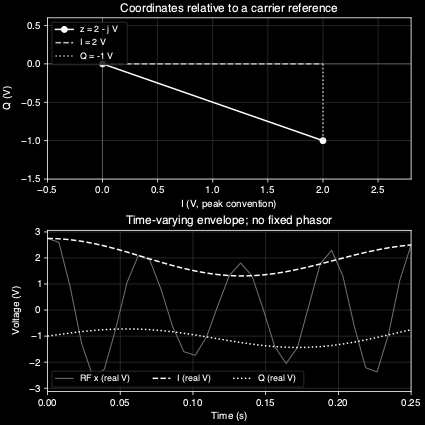
#> input picture 电子电路/80-实践/18-IQ与频谱/assets/IQ-objects-425-dark.png, 425 x 425 px, given in place of IQ-objects-360.png, which was not available; the run also reads 1 picture not shown here
$ python build_visuals.py --output out.png
#> lines starting #> are read from the running program, lines starting #| are printed output that depends on the picture; pictures that were not available may be replaced by others from this repository, and a replacement may not be noted
### 电子电路/80-实践/18-IQ与频谱/iq.py
"""Peak-voltage IQ convention; no I/O or third-party imports at import time."""
import cmath
import math
import numbers

MAX_SAMPLES = 4096

def real(value, name):
    if isinstance(value, bool) or not isinstance(value, numbers.Real):
        raise ValueError(name + ' must be real, not bool or complex')
    try:
        out = float(value)
    except (OverflowError, ValueError):
        raise ValueError(name + ' must be finite') from None
    if not math.isfinite(out):
        raise ValueError(name + ' must be finite')
    return out

def series(values, complex_ok=False):
    """Bound an iterator before conversion; reject shape/type/nonfinite first."""
    result = []
    try:
        iterator = iter(values)
    except TypeError:
        raise ValueError('samples must be an iterable of numeric scalars') from None
    for value in iterator:
        if len(result) == MAX_SAMPLES:
            raise ValueError('sample budget exceeded')
        if complex_ok:
            if isinstance(value, bool) or not isinstance(value, numbers.Complex):
                raise ValueError('samples must be numeric scalars')
            a, b = real(value.real, 'real part'), real(value.imag, 'imag part')
            result.append(complex(a, b))
        else:
            result.append(real(value, 'sample'))
    n = len(result)
    if n < 2 or n & (n - 1):
        raise ValueError('length must be a power of two, 2..4096')
    return result

def checked(values):
    if any(not math.isfinite(v.real) or not math.isfinite(v.imag) for v in values):
        raise ValueError('derived numeric overflow')
    return values

def fft(values, inverse=False):
    """Radix-2 FFT, unscaled forward and 1/N inverse, finite bounded complex data."""
    if not isinstance(inverse, bool):
        raise ValueError('inverse must be bool')
    a = series(values, True)
    n, j = len(a), 0
    for i in range(1, n):
        bit = n >> 1
        while j & bit:
            j ^= bit
            bit >>= 1
        j ^= bit
        if i < j:
            a[i], a[j] = a[j], a[i]
    length = 2
    while length <= n:
        root = cmath.exp((2j if inverse else -2j) * math.pi / length)
        for start in range(0, n, length):
            w = 1 + 0j
            for k in range(length // 2):
                u, v = a[start+k], a[start+k+length//2]*w
                a[start+k], a[start+k+length//2] = u+v, u-v
                w *= root
        checked(a)
        length *= 2
    return checked([v/n for v in a] if inverse else a)

def rates(fs, frequency, phase=0):
    fs, frequency, phase = real(fs, 'fs'), real(frequency, 'frequency'), real(phase, 'phase')
    if fs <= 0 or not 0 < frequency/fs < .5:
        raise ValueError('require fs>0 and 0<frequency<fs/2')
    return fs, frequency/fs, phase

def upconvert(envelope, fs, carrier):
    z = series(envelope, True)
    _, ratio, _ = rates(fs, carrier)
    return [v.real for v in checked([a*cmath.exp(2j*math.pi*ratio*n) for n,a in enumerate(z)])]

def mix(samples, fs, lo, phase=0):
    """2*x*exp(-j*(2*pi*fLO*n/fs+phase)); output is intentionally complex."""
    x = series(samples)
    _, ratio, phase = rates(fs, lo, phase)
    # Reduce phase before combining; huge finite phase never overflows the sum.
    phase = math.remainder(phase, 2*math.pi)
    return checked([2*a*cmath.exp(-1j*(2*math.pi*ratio*n+phase)) for n,a in enumerate(x)])

def bin_lowpass(values, fs, cutoff):
    a = series(values, True)
    fs, cutoff = real(fs, 'fs'), real(cutoff, 'cutoff')
    if fs <= 0 or not 0 <= cutoff/fs < .5:
        raise ValueError('require fs>0 and 0<=cutoff<fs/2')
    n = len(a)
    spectrum = fft(a)
    bound = cutoff/fs
    return fft([v if abs((k if k < n//2 else k-n)/n) <= bound else 0j
                for k,v in enumerate(spectrum)], inverse=True)

def demodulate(samples, fs, lo, cutoff, phase=0):
    """Periodic noncausal bin filter, not a hardware causal LPF design.

    Caller must establish occupied envelope support and image separation.
    cutoff < min(lo, fs/2-lo) is a conservative sampled no-overlap guard.
    """
    fs, ratio, _ = rates(fs, lo, phase)
    cutoff = real(cutoff, 'cutoff')
    if not 0 <= cutoff/fs < min(ratio, .5-ratio):
        raise ValueError('cutoff violates conservative image/Nyquist guard')
    return bin_lowpass(mix(samples, fs, lo, phase), fs, cutoff)

def case():
    fs, carrier, n = 128., 16., 128
    z = [2-1j + .5*cmath.exp(2j*math.pi*4*k/n) + .25*cmath.exp(-2j*math.pi*3*k/n) for k in range(n)]
    x = upconvert(z, fs, carrier)
    return fs, carrier, z, x, demodulate(x, fs, carrier, 4)

### 电子电路/80-实践/18-IQ与频谱/build_visuals.py
"""Explicit output only; imports remain pure and dependencies initialize in generate."""
import argparse
from pathlib import Path

def generate(output):
    import json
    import math
    import iq
    import cairosvg
    from PIL import Image, ImageOps
    from matplotlib.figure import Figure
    from matplotlib.backends.backend_agg import FigureCanvasAgg
    from matplotlib import rc_context
    from matplotlib.patches import Rectangle, Circle
    output = Path(output)
    main = Path('/Users/ysz/Misc/Obsidian/Valults/WLM/WWL').resolve()
    if output.resolve().is_relative_to(main):
        raise ValueError('output must be outside main vault')
    output.mkdir(parents=True, exist_ok=True)
    fs,fc,z,x,recovered=iq.case()
    t=[k/fs for k in range(len(z))]
    data={'fs_Hz':fs,'carrier_Hz':fc,'N':len(z),'cutoff_Hz':4,
          'envelope_V':[[a.real,a.imag] for a in z],'RF_V':x,
          'recovered_V':[[a.real,a.imag] for a in recovered],
          'max_error_V':max(abs(a-b) for a,b in zip(z,recovered))}
    (output/'case.json').write_text(json.dumps(data,indent=2)+'\n')
    with rc_context({'font.family':'DejaVu Sans','font.size':10,'axes.grid':True,
                     'grid.color':'.82','svg.fonttype':'none','svg.hashsalt':'wwl-iq-r1','lines.linewidth':1.5}):
        def save(fig,name):
            FigureCanvasAgg(fig)
            fig.savefig(output/(name+'.svg'),metadata={'Date':None})
            for width in (360,425):
                target = output/(name+f'-{width}.png')
                cairosvg.svg2png(url=str(output/(name+'.svg')),write_to=str(target),output_width=width)
                with Image.open(target) as im:
                    gray=ImageOps.grayscale(im.convert('RGB'))
                    gray.save(target)
                    ImageOps.invert(gray).save(output/(name+f'-{width}-dark.png'))
        fig=Figure(figsize=(6,6),layout='constrained')
        a,b=fig.subplots(2,1)
        a.axhline(0,color='.6',lw=.8);a.axvline(0,color='.6',lw=.8)
        a.plot([0,2],[0,-1],color='black',marker='o',label='z = 2 - j V')
        a.plot([0,2],[0,0],color='.25',ls='--',label='I = 2 V')
        a.plot([2,2],[0,-1],color='.25',ls=':',label='Q = -1 V')
        a.set(xlim=(-.5,2.8),ylim=(-1.5,.6),xlabel='I (V, peak convention)',ylabel='Q (V)',title='Coordinates relative to a carrier reference')
        a.legend(loc='upper left',fontsize=9)
        b.plot(t,x,color='.55',lw=1,label='RF x (real V)')
        b.plot(t,[a.real for a in z],color='black',ls='--',label='I (real V)')
        b.plot(t,[a.imag for a in z],color='black',ls=':',label='Q (real V)')
        b.set(xlim=(0,.25),xlabel='Time (s)',ylabel='Voltage (V)',title='Time-varying envelope; no fixed phasor')
        b.legend(fontsize=9,ncol=3,loc='lower left')
        save(fig,'IQ-objects')
#> in save, `fig.savefig(output/(name+'.svg'),metadata={'Date':None})`:
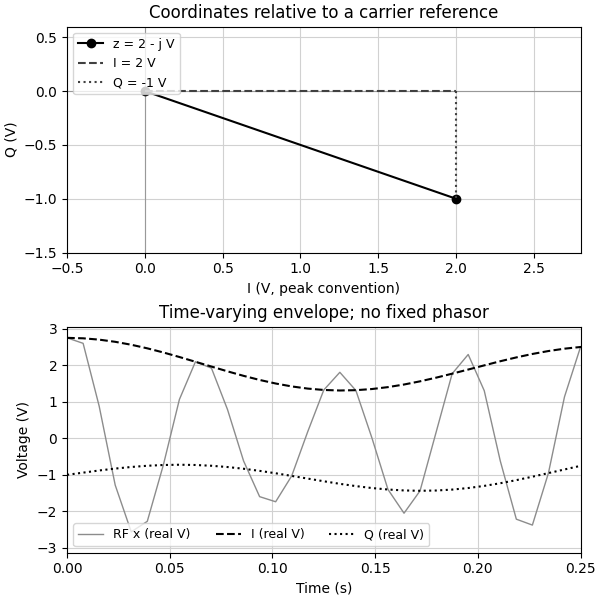
#> figure drawn by matplotlib, 2 panels; panel 2: curve peaks at x = 0.695, y = 2.78; panel 2: curve peaks at x = 0, y = 2.75; panel 2: curve peaks at x = 0.57, y = -0.267
#> in save, im is the input picture: PIL image 425x425 L; min 0, max 255, mean 10.2
#> in save, `ImageOps.invert(gray).save(output/(name+f'-{width}-dark.png'))`:
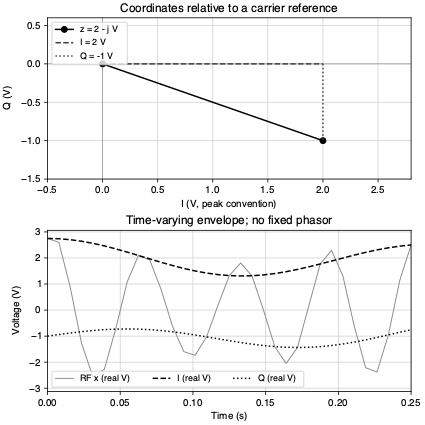
#> saved as IQ-objects-360-dark.png: PIL image 425x425 L; min 0, max 255, mean 244.8
        fig=Figure(figsize=(6,4),layout='constrained');a=fig.subplots();a.set(xlim=(0,10),ylim=(-.7,6));a.axis('off')
        def box(x0,y,w,h,text):
            a.add_patch(Rectangle((x0,y),w,h,facecolor='white',edgecolor='black'))
            a.text(x0+w/2,y+h/2,text,ha='center',va='center',fontsize=10)
        def arrow(x0,y0,x1,y1):
            a.annotate('',(x1,y1),(x0,y0),arrowprops={'arrowstyle':'->','color':'black','lw':1.5})
        a.text(.2,3,'x(t)\nreal V',ha='center');a.plot([.6,1.2,1.2],[3,3,4.5],color='black');a.plot([1.2,1.2],[3,1.5],color='black');a.add_patch(Circle((1.2,3),.07,color='black'))
        for y,lo,result in ((4.5,'2 cos(LO)','I (V)'),(1.5,'-2 sin(LO)','Q (V)')):
            arrow(1.2,y,2,y);box(2,y-.4,1,.8,'multiply');arrow(3,y,4,y);box(4,y-.4,1.3,.8,'LPF');arrow(5.3,y,6.8,y);a.text(6.0,y+.2,result,ha='center');box(1.9,y-1.4,1.4,.7,lo);arrow(2.5,y-.7,2.5,y-.4)
        box(7,2.5,2,1,'combine\nI + jQ');arrow(6.8,4.5,7.8,3.5);arrow(6.8,1.5,7.8,2.5);arrow(9,3,9.8,3)
        a.text(5,5.6,'Two real projections, then one complex object',ha='center',fontsize=12)
        a.text(5,-.5,'LO = 2 pi fLO t + phase; LPF removes images',ha='center',fontsize=10)
        save(fig,'IQ-mix')
#> call 2 of save, with name = 'IQ-mix'
#> in save (call 2), `fig.savefig(output/(name+'.svg'),metadata={'Date':None})`:
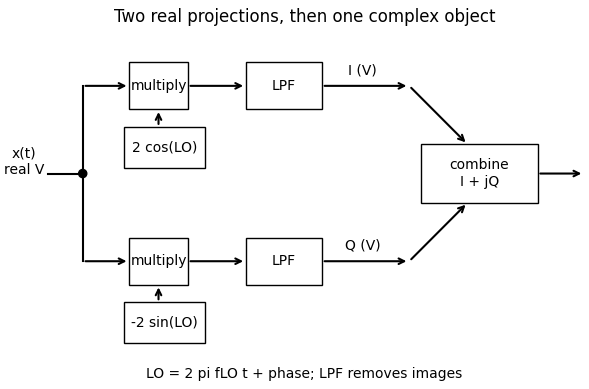
#> figure drawn by matplotlib, 1 panel
        fig=Figure(figsize=(6,7),layout='constrained');axes=fig.subplots(3,1)
        mixed=iq.mix(x,fs,fc)
        for a,values,title in zip(axes,(z,x,mixed),('Envelope Z/N','Real RF X/N','Complex mixer M/N before LPF')):
            spec=iq.fft(values);freq=[(k if k<64 else k-128) for k in range(128)]
            keep=[k for k,v in enumerate(spec) if abs(v)/128>1e-10]
            a.vlines([freq[k] for k in keep],0,[abs(spec[k])/128 for k in keep],color='black')
            a.plot([freq[k] for k in keep],[abs(spec[k])/128 for k in keep],'o',color='black',ms=4)
            for k in keep:a.annotate(str(freq[k]),(freq[k],abs(spec[k])/128),xytext=(0,4),textcoords='offset points',ha='center',fontsize=8)
            a.set(xlim=(-40,24),ylim=(0,2.8),ylabel='Coefficient |DFT/N| (V)',title=title)
        axes[-1].axvline(-4,color='.4',ls='--');axes[-1].axvline(4,color='.4',ls='--');axes[-1].set_xlabel('Signed bin frequency (Hz); spacing = 1 Hz')
        save(fig,'IQ-spectra')
#> call 3 of save, with name = 'IQ-spectra'
#> in save (call 3), `fig.savefig(output/(name+'.svg'),metadata={'Date':None})`:
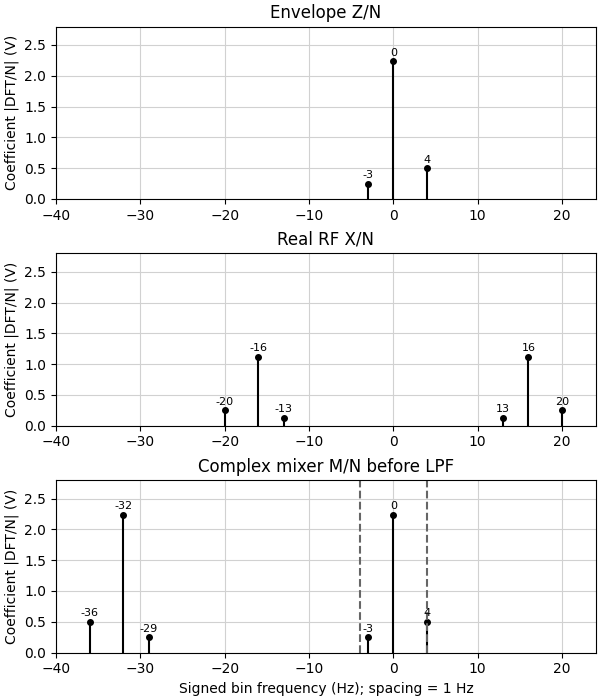
#> figure drawn by matplotlib, 3 panels

if __name__ == '__main__':
    parser=argparse.ArgumentParser(description=__doc__)
    parser.add_argument('--output',required=True,type=Path)
    args=parser.parse_args()
#> (the run stopped early here; a loop or call above may not have finished)
